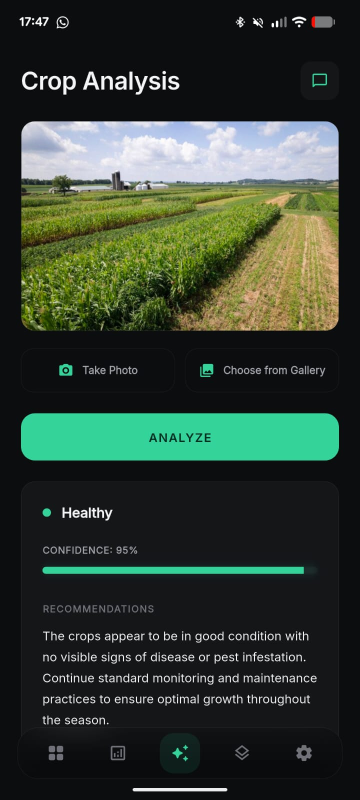
#> input picture landing/assets/sample_cropanalysis.jpeg, 720 x 1600 px (shown at 1/2 size)
$ python -i cv_engine.py   (imports and definitions only)
#> lines starting #> are read from the running program, lines starting #| are printed output that depends on the picture; after the words box and inside, x2 and y2 are one past the last pixel; in counts of white or black regions, pixels touching at a corner belong together

import time
import math
import random
from typing import List, Dict, Any, Tuple
import cv2
import numpy as np

TAXONOMY = {
    "class_a": {
        "name": "Класс A: Двудольные (Широколистные)",
        "name_en": "Class A: Dicot (Broadleaf)",
        "subclasses": {
            "annual": {
                "name": "Малолетние двудольные",
                "species": [
                    {"name": "Щирица запрокинутая", "lat": "Amaranthus retroflexus", "danger": "medium"},
                    {"name": "Марь белая", "lat": "Chenopodium album", "danger": "medium"},
                    {"name": "Горец вьюнковый", "lat": "Fallopia convolvulus", "danger": "medium"}
                ]
            },
            "perennial": {
                "name": "Многолетние двудольные (КРИТИЧЕСКИ ОПАСНЫЙ СЕКТОР)",
                "species": [
                    {"name": "Бодяк полевой (Осот розовый)", "lat": "Cirsium arvense", "danger": "critical"},
                    {"name": "Осот желтый полевой", "lat": "Sonchus arvensis", "danger": "critical"},
                    {"name": "Вьюнок полевой (Березка)", "lat": "Convolvulus arvensis", "danger": "critical"}
                ]
            }
        },
        "herbicide_types": [
            "Противодвудольные системные гербициды (Ауксиноподобные): 2,4-Д (сложный 2-этилгексиловый эфир), Дикамба",
            "Сульфонилмочевины: Флорасулам, Трибенурон-метил (для зерновых колосовых)",
            "Для многолетников: Баковая смесь Дикамба + 2,4-Д эфир в фазе розетки"
        ]
    },
    "class_b": {
        "name": "Класс B: Злаковые (Узколистные)",
        "name_en": "Class B: Monocot (Grasses)",
        "subclasses": {
            "annual": {
                "name": "Малолетние злаковые",
                "species": [
                    {"name": "Овсюг обыкновенный", "lat": "Avena fatua", "danger": "high"},
                    {"name": "Куриное просо (Ежовник)", "lat": "Echinochloa crus-galli", "danger": "medium"},
                    {"name": "Щетинник сизый / зеленый", "lat": "Setaria", "danger": "medium"}
                ]
            },
            "perennial": {
                "name": "Многолетние злаковые",
                "species": [
                    {"name": "Пырей ползучий", "lat": "Elytrigia repens", "danger": "critical"}
                ]
            }
        },
        "herbicide_types": [
            "Противозлаковые гербициды (Граминициды): Клетодим, Галоксифоп-Р-метил (по широколистным культурам)",
            "Селективные противозлаковые по пшенице: Пиноксаден (Аксиал), Тралкоксидим, Клодинафоп-пропаргил",
            "По пырею ползучему: Системные граминициды в фазе 10-15 см или Глифосат по стерне"
        ]
    }
}

CROPS = ["Пшеница яровая", "Ячмень", "Подсолнечник", "Кукуруза", "Рапс"]

class AgroDecisionEngine:

    @staticmethod
    def evaluate_threshold(annual_count_per_m2: float, perennial_count_per_m2: float) -> Dict[str, Any]:
        is_perennial_alert = (perennial_count_per_m2 >= 2.0) or (perennial_count_per_m2 >= 1.0 and annual_count_per_m2 >= 1.0)

        if is_perennial_alert:
            status = "critical"
            status_title = "КРИТИЧЕСКАЯ УГРОЗА (МНОГОЛЕТНИКИ)"
            action = "СРОЧНО ОБРАБОТАТЬ! Приоритетный сектор."
            spray_intensity = 1.0
            spray_action = "SPRAY_MAX_TARGETED"
            herbicide_norm = "Максимально допустимая норма системного гербицида"
            color = "#EF4444"
        elif annual_count_per_m2 > 15.0:
            status = "heavy"
            status_title = "Сильная засоренность"
            action = "ВКЛЮЧАТЬ ОПРЫСКИВАНИЕ НА МАКСИМУМ"
            spray_intensity = 1.0
            spray_action = "SPRAY_MAX"
            herbicide_norm = "Повышенная норма расхода (+25% к базовой)"
            color = "#F97316"
        elif annual_count_per_m2 >= 6.0:
            status = "medium"
            status_title = "Средняя засоренность"
            action = "Стандартная норма гербицида"
            spray_intensity = 0.65
            spray_action = "SPRAY_STANDARD"
            herbicide_norm = "Регламентная норма (150-200 л/га рабочего раствора)"
            color = "#FBBF24"
        else:
            status = "low"
            status_title = "Слабая засоренность"
            action = "НЕ ОПРЫСКИВАТЬ (Экономически невыгодно)"
            spray_intensity = 0.0
            spray_action = "NO_SPRAY"
            herbicide_norm = "Опрыскиватель выключен. Экономия 100% препарата."
            color = "#34D399"

        return {
            "status": status,
            "status_title": status_title,
            "action": action,
            "spray_intensity": spray_intensity,
            "spray_action": spray_action,
            "herbicide_norm": herbicide_norm,
            "color": color,
            "annual_count_per_m2": round(annual_count_per_m2, 1),
            "perennial_count_per_m2": round(perennial_count_per_m2, 1),
            "is_perennial_alert": is_perennial_alert
        }

    @staticmethod
    def evaluate_phase(box_relative_area: float, aspect_ratio: float) -> Dict[str, Any]:
        if box_relative_area < 0.015:
            phase = "seedling_2leaves"
            title = "Семядоли - 2 листа"
            window_status = "ИДЕАЛЬНОЕ ОКНО"
            dose_adjustment = "+0% (Минимальная / базовая дозировка)"
            dose_multiplier = 1.0
            warning = None
            badge_color = "#34D399"
        elif box_relative_area < 0.055:
            phase = "4_6_leaves"
            title = "4-6 листьев"
            window_status = "Сорняк грубеет"
            dose_adjustment = "+15-20% к базовой норме препарата"
            dose_multiplier = 1.18
            warning = "Требуется повышенная норма для пробития воскового налета"
            badge_color = "#FBBF24"
        else:
            phase = "mature_bloom"
            title = "Более 6 листьев / Цветение"
            window_status = "УПУЩЕННОЕ ОКНО"
            dose_adjustment = "Не рекомендуется сплошная химобработка"
            dose_multiplier = 1.35
            warning = "ВНИМАНИЕ АГРОНОМУ: Сорняк устойчив! Высокий риск угнетения или фитотоксичности культуры. Рекомендована десикация или локальная мехобработка."
            badge_color = "#EF4444"

        return {
            "phase": phase,
            "title": title,
            "window_status": window_status,
            "dose_adjustment": dose_adjustment,
            "dose_multiplier": dose_multiplier,
            "warning": warning,
            "badge_color": badge_color
        }

class LocalCvPipeline:

    def __init__(self, model_cropandweed: str = "ml_models/weedblaster-cropandweed-yolov8s.pt",
                 model_broadleaf: str = "ml_models/broadleaf-yolo11n.pt"):
        self.yolo_cropandweed = None
        self.yolo_broadleaf = None
        self.is_ready = False
        self.active_model_name = "YOLOv8s CropAndWeed + YOLO11n Broadleaf"

        try:
            from ultralytics import YOLO
            import os
            if os.path.exists(model_cropandweed):
                self.yolo_cropandweed = YOLO(model_cropandweed)
                print(f"[CV Engine] Loaded CropAndWeed model: {model_cropandweed}")
            if os.path.exists(model_broadleaf):
                self.yolo_broadleaf = YOLO(model_broadleaf)
                print(f"[CV Engine] Loaded Broadleaf model: {model_broadleaf}")
            self.is_ready = True
        except Exception as e:
            print(f"[CV Engine] Warning during model initialization: {e}")

    def process_frame(self, frame_bgr: np.ndarray, conf_threshold: float = 0.25,
                      boom_sections_count: int = 8, is_stream: bool = False) -> Dict[str, Any]:
        t0 = time.time()
        h, w = frame_bgr.shape[:2]

        raw_boxes = []

        if self.yolo_cropandweed is not None:
            try:
                res = self.yolo_cropandweed.predict(frame_bgr, conf=conf_threshold, imgsz=640, verbose=False)
                for r in res:
                    for b in r.boxes:
                        xyxy = b.xyxy[0].cpu().numpy().tolist()
                        cls_id = int(b.cls[0].item())
                        conf = float(b.conf[0].item())
                        c_name = self.yolo_cropandweed.names.get(cls_id, "Weed")
                        raw_boxes.append({
                            "bbox": xyxy,
                            "conf": conf,
                            "raw_class": c_name
                        })
            except Exception as e:
                pass

        if self.yolo_broadleaf is not None:
            try:
                res_bl = self.yolo_broadleaf.predict(frame_bgr, conf=conf_threshold, imgsz=640, verbose=False)
                for r in res_bl:
                    for b in r.boxes:
                        xyxy = b.xyxy[0].cpu().numpy().tolist()
                        conf = float(b.conf[0].item())
                        raw_boxes.append({
                            "bbox": xyxy,
                            "conf": conf,
                            "raw_class": "Weed_Broadleaf"
                        })
            except Exception as e:
                pass

        if len(raw_boxes) == 0:
            raw_boxes = self._extract_field_contours_or_mock(frame_bgr)

        detections = []
        annual_count = 0
        perennial_count = 0
        section_triggers = [False] * boom_sections_count
        section_weed_counts = [0] * boom_sections_count

        for item in raw_boxes:
            x1, y1, x2, y2 = item["bbox"]
            bw = max(1.0, x2 - x1)
            bh = max(1.0, y2 - y1)
            rel_area = (bw * bh) / (w * h)
            aspect = bh / bw

            raw_c = item["raw_class"]
            is_crop = (raw_c in ["Crop", "Maize"]) and not item.get("forced_perennial", False)

            if is_crop:
                obj = {
                    "is_crop": True,
                    "crop_name": raw_c,
                    "bbox": [round(x1, 1), round(y1, 1), round(x2, 1), round(y2, 1)],
                    "conf": round(item["conf"], 2),
                    "label": f"Культура: {raw_c}",
                    "color": "#10B981"
                }
                detections.append(obj)
                continue

            is_broadleaf = (aspect < 1.45)
            is_perennial = (rel_area > 0.025 and (aspect < 1.2 or aspect > 1.8)) or (item.get("forced_perennial", False))

            if is_broadleaf:
                weed_class = "A"
                class_title = "Класс A (Двудольные / Широколистные)"
                if is_perennial:
                    subclass = "Многолетние (бодяк, осот, вьюнок)"
                    species_sample = "Бодяк полевой (Cirsium arvense)"
                    is_critical = True
                    perennial_count += 1
                    color = "#EF4444"
                else:
                    subclass = "Малолетние (щирица, марь)"
                    species_sample = "Щирица запрокинутая (Amaranthus)"
                    is_critical = False
                    annual_count += 1
                    color = "#F97316"
            else:
                weed_class = "B"
                class_title = "Класс B (Злаковые / Узколистные)"
                if is_perennial:
                    subclass = "Многолетние (пырей ползучий)"
                    species_sample = "Пырей ползучий (Elytrigia repens)"
                    is_critical = True
                    perennial_count += 1
                    color = "#EC4899"
                else:
                    subclass = "Малолетние (овсюг, просо)"
                    species_sample = "Овсюг обыкновенный (Avena fatua)"
                    is_critical = False
                    annual_count += 1
                    color = "#38BDF8"

            phase_info = AgroDecisionEngine.evaluate_phase(rel_area, aspect)

            cx = (x1 + x2) / 2.0
            sec_idx = int(math.floor((cx / max(1.0, w)) * boom_sections_count))
            sec_idx = max(0, min(boom_sections_count - 1, sec_idx))
            section_weed_counts[sec_idx] += 1
            section_triggers[sec_idx] = True

            detections.append({
                "is_crop": False,
                "weed_class": weed_class,
                "class_title": class_title,
                "subclass": subclass,
                "species_name": species_sample,
                "is_perennial": is_perennial,
                "is_critical": is_critical,
                "phase": phase_info,
                "section_index": sec_idx,
                "bbox": [round(x1, 1), round(y1, 1), round(x2, 1), round(y2, 1)],
                "conf": round(item["conf"], 2),
                "color": color,
                "label": f"[{weed_class}] {species_sample.split()[0]} ({phase_info['title']})"
            })

        camera_coverage_m2 = 1.0 if not is_stream else 2.5
        annual_per_m2 = annual_count / camera_coverage_m2
        perennial_per_m2 = perennial_count / camera_coverage_m2

        decision = AgroDecisionEngine.evaluate_threshold(annual_per_m2, perennial_per_m2)

        boom_nozzles = []
        for i in range(boom_sections_count):
            has_weed = section_triggers[i]
            if decision["status"] == "low":
                active = False
            else:
                active = has_weed

            boom_nozzles.append({
                "section_id": i + 1,
                "active": active,
                "weed_count": section_weed_counts[i],
                "flow_rate_percent": 100 if active and decision["status"] in ["critical", "heavy"] else (70 if active else 0)
            })

        active_nozzle_count = sum(1 for n in boom_nozzles if n["active"])
        herbicide_saved_pct = round((1.0 - (active_nozzle_count / boom_sections_count)) * 100.0, 1)

        dt = (time.time() - t0) * 1000.0
        fps = round(1000.0 / max(1.0, dt), 1)

        return {
            "latency_ms": round(dt, 1),
            "fps": fps,
            "image_size": [w, h],
            "total_detections": len(detections),
            "weeds_count": annual_count + perennial_count,
            "annual_count": annual_count,
            "perennial_count": perennial_count,
            "class_a_count": sum(1 for d in detections if d.get("weed_class") == "A"),
            "class_b_count": sum(1 for d in detections if d.get("weed_class") == "B"),
            "crops_count": sum(1 for d in detections if d.get("is_crop")),
            "decision": decision,
            "boom_nozzles": boom_nozzles,
            "active_nozzles_count": active_nozzle_count,
            "herbicide_saved_pct": herbicide_saved_pct,
            "detections": detections,
            "sprayer_speed_kmh": round(random.uniform(18.8, 19.6), 1),
            "timestamp": time.time()
        }

    def _extract_field_contours_or_mock(self, frame_bgr: np.ndarray) -> List[Dict[str, Any]]:
        h, w = frame_bgr.shape[:2]
        boxes = []
        try:
            hsv = cv2.cvtColor(frame_bgr, cv2.COLOR_BGR2HSV)
            lower_green = np.array([25, 40, 40])
            upper_green = np.array([85, 255, 255])
            mask = cv2.inRange(hsv, lower_green, upper_green)

            contours, _ = cv2.findContours(mask, cv2.RETR_EXTERNAL, cv2.CHAIN_APPROX_SIMPLE)
            for cnt in contours:
                area = cv2.contourArea(cnt)
                if 200 < area < (w * h * 0.4):
                    x, y, bw, bh = cv2.boundingRect(cnt)
                    conf = min(0.92, 0.45 + (area / (w * h)) * 5.0)
                    boxes.append({
                        "bbox": [float(x), float(y), float(x + bw), float(y + bh)],
                        "conf": float(conf),
                        "raw_class": "Weed"
                    })
                    if len(boxes) >= 8:
                        break
        except Exception:
            pass

        if not boxes:
            boxes = [
                {"bbox": [w * 0.15, h * 0.35, w * 0.30, h * 0.55], "conf": 0.88, "raw_class": "Weed", "forced_perennial": True},
                {"bbox": [w * 0.55, h * 0.20, w * 0.68, h * 0.38], "conf": 0.81, "raw_class": "Weed", "forced_perennial": False},
                {"bbox": [w * 0.75, h * 0.60, w * 0.88, h * 0.78], "conf": 0.74, "raw_class": "Weed", "forced_perennial": False},
                {"bbox": [w * 0.35, h * 0.65, w * 0.48, h * 0.82], "conf": 0.79, "raw_class": "Sunflower"}
            ]
        return boxes

# [56 lines left out: function draw_detections_on_image, not called in this run]

>>> import cv2
>>> picture = cv2.imread('../landing/assets/sample_cropanalysis.jpeg')
#> picture is the input picture: shape (1600, 720, 3); mean B, G, R 50.5, 61.7, 50.1
>>> result = LocalCvPipeline().process_frame(picture)
#> in _extract_field_contours_or_mock, `hsv = cv2.cvtColor(frame_bgr, cv2.COLOR_BGR2HSV)`: hsv: shape (1600, 720, 3); mean H, S, V 95.3, 71.2, 65.4
#> in _extract_field_contours_or_mock, `mask = cv2.inRange(hsv, lower_green, upper_green)`:
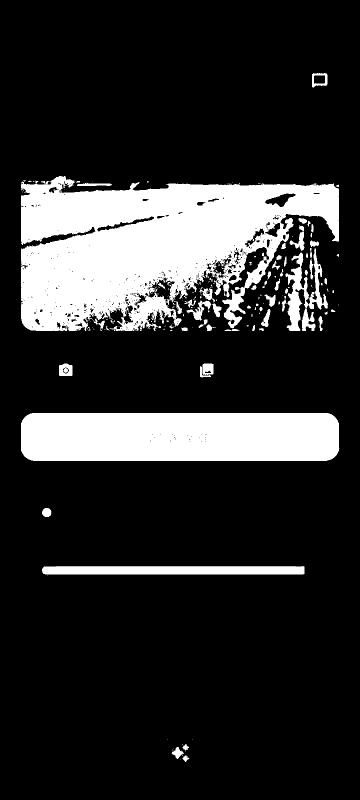
#> mask: shape (1600, 720) (shown at 1/2 size); 18.1% white; 204 white regions (143 under 20 px)
#> in _extract_field_contours_or_mock, `contours, _ = cv2.findContours(mask, cv2.RETR_EXTERNAL, cv2.CHAIN_APPR..`: contours = 184 contours, 132 with area under 20; largest, box (x1, y1, x2, y2) and area: (42, 352, 678, 662) 130440, (42, 826, 679, 922) 59716, (84, 1132, 609, 1149) 8080, (571, 497, 656, 662) 4956, (624, 146, 655, 175) 720
#> the loop in _extract_field_contours_or_mock, `for cnt in contours:` made 88 passes
#> (area, x, y, bw, bh, conf) on passes 10, 16, 17, 18, 20, 21, 76, 88: (248, 343, 1494, 25, 24, 0.451), (8080.5, 84, 1132, 525, 17, 0.485), (244.5, 84, 1016, 19, 18, 0.451), (59715.5, 42, 826, 637, 96, 0.709), (439.5, 405, 727, 22, 23, 0.452), (575, 118, 727, 27, 25, 0.452), (275.5, 522, 618, 19, 36, 0.451), (241.5, 424, 607, 19, 28, 0.451)
#> area on passes 2, 12, 19, 27, 32, 33: 75, 73.5, 103, 51, 26, 58.5
#> after the loop in _extract_field_contours_or_mock, `for cnt in contours:`: boxes = 8 items
#> the loop in process_frame, `for item in raw_boxes:` made 8 passes
#> (x1, y1, x2, y2, bw, bh, rel_area, aspect) on pass 4: (42, 826, 679, 922, 637, 96, 0.0531, 0.151)
#> (x1, y1, x2, y2, bw, bh, rel_area, aspect) on passes 1, 2, 3, 5, 6, 7: (343, 1494, 368, 1518, 25, 24, 0.000521, 0.96), (84, 1132, 609, 1149, 525, 17, 0.00775, 0.0324), (84, 1016, 103, 1034, 19, 18, 0.000297, 0.947), (405, 727, 427, 750, 22, 23, 0.000439, 1.05), (118, 727, 145, 752, 27, 25, 0.000586, 0.926), (522, 618, 541, 654, 19, 36, 0.000594, 1.89)
#> after the loop in process_frame, `for item in raw_boxes:`: annual_count = 7; detections = 8 items; perennial_count = 1; section_triggers = [False, True, False, True, True, True, False, False]; section_weed_counts = [0, 2, 0, 2, 3, 1, 0, 0]
#> in process_frame, `annual_per_m2 = annual_count / camera_coverage_m2`: annual_per_m2 = 7
#> in process_frame, `perennial_per_m2 = perennial_count / camera_coverage_m2`: perennial_per_m2 = 1
#> in evaluate_threshold, `is_perennial_alert = (perennial_count_per_m2 >= 2.0) or (perennial_cou..`: is_perennial_alert = True
#> in process_frame, `decision = AgroDecisionEngine.evaluate_threshold(annual_per_m2, perenn..`: decision = 10 items
#> the loop in process_frame, `for i in range(boom_sections_count):` made 8 passes
#> after the loop in process_frame, `for i in range(boom_sections_count):`: boom_nozzles = 8 items
#> in process_frame, `active_nozzle_count = sum(1 for n in boom_nozzles if n["active"])`: active_nozzle_count = 4
#> in process_frame, `herbicide_saved_pct = round((1.0 - (active_nozzle_count / boom_section..`: herbicide_saved_pct = 50
#> result = 17 items

$ run again, on landing/assets/sample_fields.jpeg
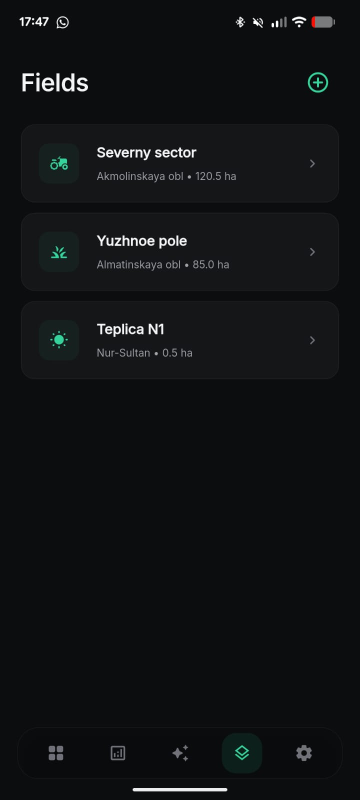
#> input picture landing/assets/sample_fields.jpeg, 720 x 1600 px (shown at 1/2 size)
#> picture is the input picture: shape (1600, 720, 3); mean B, G, R 20.1, 18.2, 16.8
#> hsv: shape (1600, 720, 3); mean H, S, V 109.4, 48, 20.3
#> in _extract_field_contours_or_mock, `mask = cv2.inRange(hsv, lower_green, upper_green)`:
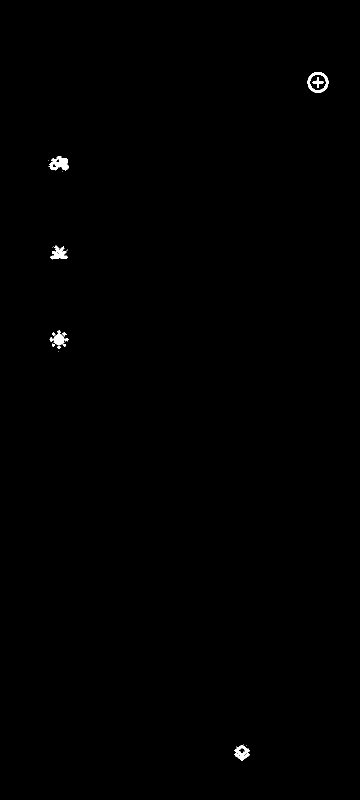
#> mask: shape (1600, 720) (shown at 1/2 size); 0.27% white; 36 white regions (22 under 20 px)
#> contours = 33 contours, 24 with area under 20; largest, box (x1, y1, x2, y2) and area: (615, 144, 657, 186) 1324, (99, 312, 137, 341) 704, (469, 1490, 499, 1522) 564, (101, 491, 135, 518) 446, (107, 669, 129, 690) 330
#> the loop in _extract_field_contours_or_mock, `for cnt in contours:` made 33 passes
#> (area, x, y, bw, bh, conf) on passes 3, 15, 26, 32, 33: (563.5, 469, 1490, 30, 32, 0.452), (329.5, 107, 669, 22, 21, 0.451), (446.5, 101, 491, 34, 27, 0.452), (704, 99, 312, 38, 29, 0.453), (1324, 615, 144, 42, 42, 0.456)
#> after the loop in _extract_field_contours_or_mock, `for cnt in contours:`: boxes = 5 items
#> the loop in process_frame, `for item in raw_boxes:` made 5 passes
#> (x1, y1, x2, y2, bw, bh, rel_area, aspect) on passes 1 to 5: (469, 1490, 499, 1522, 30, 32, 0.000833, 1.07), (107, 669, 129, 690, 22, 21, 0.000401, 0.955), (101, 491, 135, 518, 34, 27, 0.000797, 0.794), (99, 312, 137, 341, 38, 29, 0.000957, 0.763), (615, 144, 657, 186, 42, 42, 0.00153, 1)
#> after the loop in process_frame, `for item in raw_boxes:`: annual_count = 5; detections = 5 items; perennial_count = 0; section_triggers = [False, True, False, False, False, True, False, True]; section_weed_counts = [0, 3, 0, 0, 0, 1, 0, 1]
#> annual_per_m2 = 5
#> perennial_per_m2 = 0
#> is_perennial_alert = False
#> decision = 10 items
#> the loop in process_frame, `for i in range(boom_sections_count):` made 8 passes
#> after the loop in process_frame, `for i in range(boom_sections_count):`: boom_nozzles = 8 items
#> active_nozzle_count = 0
#> herbicide_saved_pct = 100
#> result = 17 items
